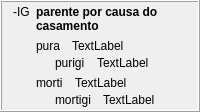
            <widget class="QFrame" name="frame_22">
             <property name="frameShape">
              <enum>QFrame::Box</enum>
             </property>
             <property name="frameShadow">
              <enum>QFrame::Raised</enum>
             </property>
             <layout class="QHBoxLayout" name="horizontalLayout_44">
              <property name="topMargin">
               <number>3</number>
              </property>
              <property name="bottomMargin">
               <number>3</number>
              </property>
              <item>
               <widget class="QLabel" name="label_309">
                <property name="text">
                 <string>-IG</string>
                </property>
                <property name="alignment">
                 <set>Qt::AlignHCenter|Qt::AlignTop</set>
                </property>
                <property name="tipo" stdset="0">
                 <string>afikso</string>
                </property>
               </widget>
              </item>
              <item>
               <layout class="QVBoxLayout" name="verticalLayout_358">
                <item>
                 <widget class="QLabel" name="Lec09_Label670">
                  <property name="sizePolicy">
                   <sizepolicy hsizetype="Preferred" vsizetype="Maximum">
                    <horstretch>0</horstretch>
                    <verstretch>0</verstretch>
                   </sizepolicy>
                  </property>
                  <property name="styleSheet">
                   <string notr="true">font-weight: bold;</string>
                  </property>
                  <property name="text">
                   <string>parente por causa do casamento</string>
                  </property>
                  <property name="wordWrap">
                   <bool>true</bool>
                  </property>
                 </widget>
                </item>
                <item>
                 <layout class="QVBoxLayout" name="verticalLayout_4">
                  <item>
                   <layout class="QVBoxLayout" name="verticalLayout_359">
                    <property name="spacing">
                     <number>3</number>
                    </property>
                    <item>
                     <layout class="QHBoxLayout" name="horizontalLayout_590">
                      <property name="spacing">
                       <number>12</number>
                      </property>
                      <item>
                       <widget class="neklakebla_nova" name="Lec09_Button641">
                        <property name="text">
                         <string>pura</string>
                        </property>
                        <property name="wordWrap">
                         <bool>true</bool>
                        </property>
                       </widget>
                      </item>
                      <item>
                       <widget class="QLabel" name="Lec09_Label671">
                        <property name="sizePolicy">
                         <sizepolicy hsizetype="Expanding" vsizetype="Preferred">
                          <horstretch>0</horstretch>
                          <verstretch>0</verstretch>
                         </sizepolicy>
                        </property>
                        <property name="text">
                         <string>TextLabel</string>
                        </property>
                        <property name="wordWrap">
                         <bool>true</bool>
                        </property>
                       </widget>
                      </item>
                     </layout>
                    </item>
                    <item>
                     <layout class="QHBoxLayout" name="horizontalLayout_591">
                      <property name="spacing">
                       <number>12</number>
                      </property>
                      <item>
                       <widget class="label_sago_reversa" name="label_381">
                        <property name="sizePolicy">
                         <sizepolicy hsizetype="Maximum" vsizetype="Preferred">
                          <horstretch>0</horstretch>
                          <verstretch>0</verstretch>
                         </sizepolicy>
                        </property>
                        <property name="text">
                         <string/>
                        </property>
                        <property name="pixmap">
                         <pixmap resource="../resources/ikonoj.qrc">:/ikonoj/sago_revena.png</pixmap>
                        </property>
                       </widget>
                      </item>
                      <item>
                       <widget class="neklakebla_nova" name="Lec09_Button642">
                        <property name="text">
                         <string>purigi</string>
                        </property>
                        <property name="wordWrap">
                         <bool>true</bool>
                        </property>
                       </widget>
                      </item>
                      <item>
                       <widget class="QLabel" name="Lec09_Label672">
                        <property name="sizePolicy">
                         <sizepolicy hsizetype="Expanding" vsizetype="Preferred">
                          <horstretch>0</horstretch>
                          <verstretch>0</verstretch>
                         </sizepolicy>
                        </property>
                        <property name="text">
                         <string>TextLabel</string>
                        </property>
                        <property name="wordWrap">
                         <bool>true</bool>
                        </property>
                       </widget>
                      </item>
                     </layout>
                    </item>
                   </layout>
                  </item>
                 </layout>
                </item>
                <item>
                 <layout class="QVBoxLayout" name="verticalLayout_360">
                  <property name="spacing">
                   <number>3</number>
                  </property>
                  <item>
                   <layout class="QHBoxLayout" name="horizontalLayout_592">
                    <property name="spacing">
                     <number>12</number>
                    </property>
                    <item>
                     <widget class="neklakebla_nova" name="Lec09_Button38">
                      <property name="text">
                       <string>morti</string>
                      </property>
                      <property name="wordWrap">
                       <bool>true</bool>
                      </property>
                     </widget>
                    </item>
                    <item>
                     <widget class="QLabel" name="Lec09_Label39">
                      <property name="sizePolicy">
                       <sizepolicy hsizetype="Expanding" vsizetype="Preferred">
                        <horstretch>0</horstretch>
                        <verstretch>0</verstretch>
                       </sizepolicy>
                      </property>
                      <property name="text">
                       <string>TextLabel</string>
                      </property>
                      <property name="wordWrap">
                       <bool>true</bool>
                      </property>
                     </widget>
                    </item>
                   </layout>
                  </item>
                  <item>
                   <layout class="QHBoxLayout" name="horizontalLayout_593">
                    <property name="spacing">
                     <number>12</number>
                    </property>
                    <item>
                     <widget class="label_sago_reversa" name="label_382">
                      <property name="sizePolicy">
                       <sizepolicy hsizetype="Maximum" vsizetype="Preferred">
                        <horstretch>0</horstretch>
                        <verstretch>0</verstretch>
                       </sizepolicy>
                      </property>
                      <property name="text">
                       <string/>
                      </property>
                      <property name="pixmap">
                       <pixmap resource="../resources/ikonoj.qrc">:/ikonoj/sago_revena.png</pixmap>
                      </property>
                     </widget>
                    </item>
                    <item>
                     <widget class="neklakebla_nova" name="Lec09_Button39">
                      <property name="text">
                       <string>mortigi</string>
                      </property>
                      <property name="wordWrap">
                       <bool>true</bool>
                      </property>
                     </widget>
                    </item>
                    <item>
                     <widget class="QLabel" name="Lec09_Label40">
                      <property name="sizePolicy">
                       <sizepolicy hsizetype="Expanding" vsizetype="Preferred">
                        <horstretch>0</horstretch>
                        <verstretch>0</verstretch>
                       </sizepolicy>
                      </property>
                      <property name="text">
                       <string>TextLabel</string>
                      </property>
                      <property name="wordWrap">
                       <bool>true</bool>
                      </property>
                     </widget>
                    </item>
                   </layout>
                  </item>
                 </layout>
                </item>
               </layout>
              </item>
             </layout>
            </widget>
